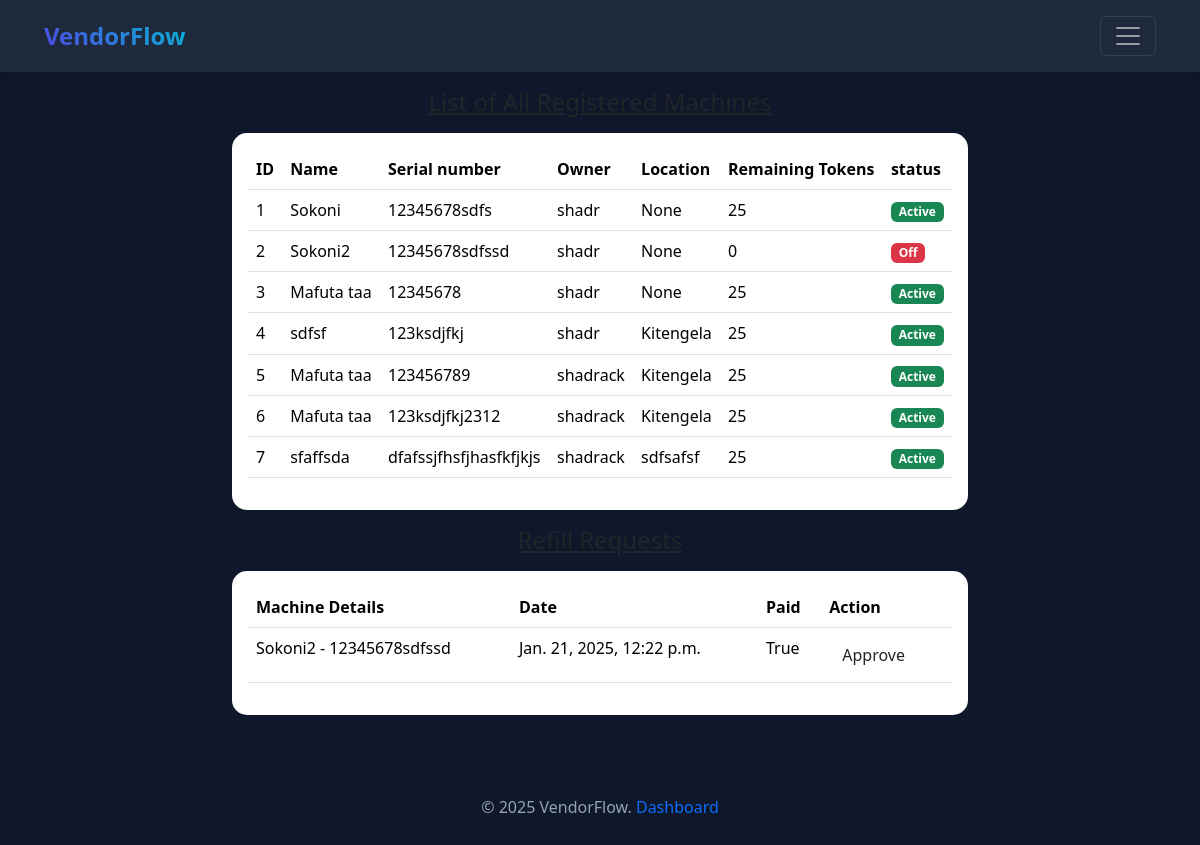
The app's page /dashboard/ (signed in) with its own data.
### vending/models.py (models this page shows, shortened)
class Machine(models.Model):
    CHOICES = [
        ('Milk', 'Milk'),
        ('Juice', 'Juice'),
        ('Cooking oil', 'Cooking oil'),
        ('Other', 'Other'),
    ]
    name = models.CharField(max_length=255, blank=True, null=True)
    location = models.CharField(blank=True, null=True, max_length=255)
    serial_number = models.CharField(max_length=255, unique=True)
    machine_type = models.CharField(max_length=255, choices=CHOICES, blank=True, null=True, default='Milk')
    total_volume = models.FloatField(default=0.000)
    total_amount = models.FloatField(default=0.000)
    initial_tokens = models.PositiveIntegerField(default=25)
    remaining_tokens = models.PositiveIntegerField(default=25)
    owner = models.ForeignKey(User, on_delete=models.CASCADE, related_name='vending_machine')
    def __str__(self):
        return f'{self.name} - {self.serial_number}'

class Refill(models.Model):
    machine = models.ForeignKey(Machine, on_delete=models.CASCADE, related_name='refills')
    date = models.DateTimeField(auto_now_add=True)
    payment_made = models.BooleanField(default=False)
    status = models.CharField(max_length=100, default='Pending')
    token_pack = models.CharField(max_length=100, null=True, blank=True)

### managment/views.py (the view, shortened to what this page needs)
# urls.py: path("dashboard/", Dashboard.as_view(), name="dashboard"),
class Dashboard(LoginRequiredMixin, View):
  def get(self, request):
    if request.user.is_superuser:
      machines = Machine.objects.order_by('id')
      refills = Refill.objects.filter(status='Pending', payment_made=True)
      context = {
        'machines': machines,
        'refills': refills,
      }
      return render(request, 'managment/dashboard.html', context)
    else:
      messages.error(request, 'You are not authorized to view the admin dashboard')
      return redirect('home')

### managment/templates/managment/dashboard.html (shortened to what this page needs)
{% extends "vending/base.html" %}
{% block content %}
<div class="container">
  <div class="row my-3 justify-content-center">
    <div class="col-sm-10 col-md-8">
      <h3 class="h4 mb-3 text-center text-decoration-underline">List of All Registered Machines</h3>
      <div class="card">
        <div class="card-body">
          <div class="table-responsive">
            <table class="table">
              <thead>
                <tr>
                  <th>ID</th>
                  <th>Name</th>
                  <th>Serial number</th>
                  <th>Owner</th>
                  <th>Location</th>
                  <th>Remaining Tokens</th>
                  <th>status</th>
                </tr>
              </thead>
              <tbody>
                {% for machine in machines %}
                <tr>
                  <td scope="row">{{machine.id}}</td>
                  <td>{{machine.name}}</td>
                  <td>{{machine.serial_number}}</td>
                  <td>{{machine.owner}}</td>
                  <td>{{machine.location}}</td>
                  <td>{{machine.remaining_tokens}}</td>
                  <td>
                    {% if machine.remaining_tokens > 0 %}
                    <span class="badge bg-success">Active</span>
                    {% else %}
                    <span class="badge bg-danger">Off</span>
                    {% endif %}
                  </td>
                </tr>
                {% endfor %}
              </tbody>
            </table>
          </div>
        </div>
      </div>
    </div>
  </div>
  <div class="row my-3 justify-content-center">
    <div class="col-sm-10 col-md-8">
      <h3 class="h4 mb-3 text-center text-decoration-underline">Refill Requests</h3>
      <div class="card">
        <div class="card-body">
          <div class="table-responsive">
            <table class="table">
              <thead>
                <tr>
                  <th>Machine Details</th>
                  <th>Date</th>
                  <th>Paid</th>
                  <th>Action</th>
                </tr>
              </thead>
              <tbody>
                {% for refill in refills %}
                <form method="post">
                  <tr>
                    <td scope="row">{{refill.machine}}</td>
                    <td>{{refill.date}}</td>
                    <td>{{refill.payment_made}}</td>
                    <td><button class="btn" value="{{ refill.id }}" name="button">Approve</button></td>
                  </tr>
                </form>
                {% endfor %}
              </tbody>
            </table>
          </div>
        </div>
      </div>
    </div>
  </div>
</div>
{% endblock %}

### static/css/style.css (style rules this page uses)
:root { --primary: #4f46e5; --primary-dark: #4338ca; --secondary: #06b6d4; --background: #0f172a; --surface: #1e293b; --text: #f8fafc; --text-secondary: #94a3b8; --success: #22c55e; }
body { background-color: var(--background); min-height: 100vh; }
.card { border: none; border-radius: 15px; transition: all 0.3s ease; }

### records on screen
Machine: id "1", name "Sokoni", serial_number "12345678sdfs", owner "shadr", location "None", remaining_tokens "25", shows "Active"
Machine: id "2", name "Sokoni2", serial_number "12345678sdfssd", owner "shadr", location "None", remaining_tokens "0", shows "Off"
Machine: id "3", name "Mafuta taa", serial_number "12345678", owner "shadr", location "None", remaining_tokens "25", shows "Active"
Machine: id "4", name "sdfsf", serial_number "123ksdjfkj", owner "shadr", location "Kitengela", remaining_tokens "25", shows "Active"
Machine: id "5", name "Mafuta taa", serial_number "123456789", owner "shadrack", location "Kitengela", remaining_tokens "25", shows "Active"
Machine: id "6", name "Mafuta taa", serial_number "123ksdjfkj2312", owner "shadrack", location "Kitengela", remaining_tokens "25", shows "Active"
Machine: id "7", name "sfaffsda", serial_number "dfafssjfhsfjhasfkfjkjs", owner "shadrack", location "sdfsafsf", remaining_tokens "25", shows "Active"
Refill: machine "Sokoni2 - 12345678sdfssd", date "Jan. 21, 2025, 12:22 p.m.", payment_made "True", {{ refill.id }} 2 (drawn)
